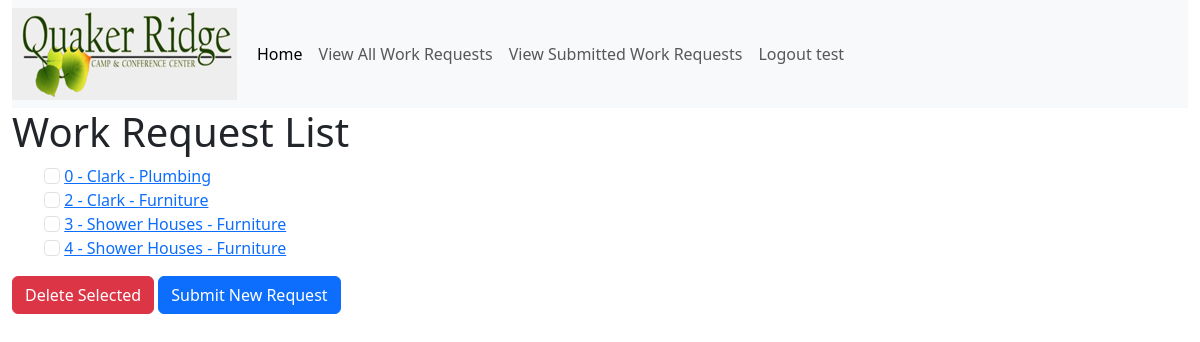
Screenshot of /workrequests/ (signed in) with the database file from the repository.
### qrc_app/models.py (models this page shows)
class WorkRequest(models.Model):
    task_number = models.IntegerField()
    submitter_name = models.CharField(max_length=200)
    contact_info = models.CharField(max_length=200)
    date = models.DateTimeField(auto_now_add=True)
    BUILDINGS = (
        ('Clark', 'Clark'),
        ('Turner', 'Turner'),
        ('Fell', 'Fell'),
        ('Chapel', 'Chapel'),
        ('Kinser', 'Kinser'),
        ('Big Bear', 'Big Bear'),
        ('Shower Houses', 'Shower Houses')
        )
    CLARK_ROOMS = (
        ('Room 1-1', 'Room 1-1'),
        ('Room 2-1', 'Room 2-1'),
        ('Room 3-1', 'Room 3-1'),
    )
    TURNER_ROOMS = (
        ('Bear', 'Bear'),
        ('Elk', 'Elk'),
        ('Lion', 'Lion'),
    )
    FELL_ROOMS = (
        ('Room A', 'Room A'),
        ('Room B', 'Room B'),
        ('Room C', 'Room C'),
    )
    CHAPEL_ROOMS = (
        ('Main Room', 'Main Room'),
        ("Men's Bathroom", "Men's Bathroom"),
        ("Women's Bathroom", "Womens's Bathroom"),
    )
    KINSER_ROOMS = (
        ('Room 123', 'Room 123'),
        ('Room 234', 'Room 234'),
        ('Room 345', 'Room 345'),
    )
    BIGBEAR_ROOMS = (
        ('Main Room', 'Main Room'),
        ('Living Room', 'Living Room'),
        ('Bathroom', 'Bathroom'),
    )
    SHOWERHOUSE_ROOMS = (
        ('Shower A', 'Shower A'),
        ('Shower B', 'Shower B'),
        ('Shower C', 'Shower C'),
    )
    ROOMS = {
        'Clark': CLARK_ROOMS,
        'Turner': TURNER_ROOMS,
        'Fell': FELL_ROOMS,
        'Chapel': CHAPEL_ROOMS,
        'Kinser': KINSER_ROOMS,
        'Big Bear': BIGBEAR_ROOMS,
        'Shower Houses': SHOWERHOUSE_ROOMS,
    }
    location = models.CharField(max_length=200, choices=BUILDINGS)
    sub_location = models.CharField(max_length=200, choices=CLARK_ROOMS)
    description = models.TextField()
    TYPE_OF_ISSUE = (
        ('Plumbing', 'Plumbing'),
        ('Electrical', 'Electrical'),
        ('Furniture', 'Furniture'),
        ('Structural', 'Structural'),
        ('Other', 'Other - Please Explain'),
    )
    type_of_issue = models.CharField(max_length=200, choices=TYPE_OF_ISSUE)
    assigned_worker = models.CharField(max_length=200, blank=True)  # optional
    is_closed = models.BooleanField(default=False)
    close_note = models.TextField(blank=True)
    close_date = models.DateTimeField(auto_now=True)
    def __str__(self):
        returnString = f'{self.task_number} - {self.location} - {self.type_of_issue}'
        return returnString
    def get_absolute_url(self):
        return reverse('workrequest-detail', args=[str(self.id)])

### qrc_app/views.py (the view)
# urls.py: path('workrequests/', views.WorkRequestListView.as_view(), name='workrequests'),
class WorkRequestListView(LoginRequiredMixin, generic.ListView):
    model = WorkRequest

### qrc_app/templates/qrc_app/workrequest_list.html (shortened to what this page needs)
{% extends "qrc_app/base_template.html" %}
{% block content %}
<h1>Work Request List</h1>
<form action="{% url 'delete-requests' %}" method="POST" onsubmit="return confirmDelete();">
	{%if workrequest_list%}
		<ul>
			{% for workRequest in workrequest_list %}
			<div>
				{% if not workRequest.is_closed %}
					<input class="form-check-input" type="checkbox" value={{workRequest.id}} name="boxes">
					<a href="{{ workRequest.get_absolute_url}}"> {{ workRequest}}</a>
				{% endif %}
			</div>
			{% endfor %}
		</ul>
		{% else %}
			<p>There are no work requests in the list</p>
		{% endif %}
<button class="btn btn-danger" type="submit">Delete Selected</button>
<a class="btn btn-primary" href="{% url 'create-requests' %}" role="button">Submit New Request</a>
</form>
{% endblock %}

### qrc_app/templates/qrc_app/base_template.html (shortened to what this page needs)
{% load static %}
{% load django_bootstrap5 %}
<!DOCTYPE html>
<html lang="en">
 <head>
   {% bootstrap_css %}
   <link href="https://cdn.jsdelivr.net/npm/bootstrap@5.3.1/dist/css/bootstrap.min.css" rel="stylesheet">
 </head>
 <body>
   <div class="container-fluid">
     <nav class="navbar navbar-expand-lg bg-body-tertiary">
       <img src="{% static 'images/qrc_logo_resized.png' %}">
       <div class="container-fluid">
         <div class="collapse navbar-collapse" id="navbarNavAltMarkup">
           <div class="navbar-nav">
             <a class="nav-link active" aria-current="page" href="{% url 'index' %}">Home</a>
             <a class="nav-link" href="{% url 'workrequests'%}">View All Work Requests</a>
             <a class="nav-link" href="#">View Submitted Work Requests</a>
             {% if user.is_authenticated %}
               <a class="nav-link" href="{% url 'logout' %}?next={{ request.path }}">Logout {{user}}</a>
             {% else %}
               <a class="nav-link" href="{% url 'login' %}?next={{ request.path }}">Login</a>
             {% endif %}
           </div>
         </div>
       </div>
     </nav>
       <div class="col-sm-10">
         {% block content %}
         {% endblock %}
       </div>
     </div>
 </body>
</html>

### rows the page displays
WorkRequest: task_number+location+type_of_issue "0 - Clark - Plumbing"
WorkRequest: task_number+location+type_of_issue "2 - Clark - Furniture"
WorkRequest: task_number+location+type_of_issue "3 - Shower Houses - Furniture"
WorkRequest: task_number+location+type_of_issue "4 - Shower Houses - Furniture"

### other values shown
{{ user }} "test"
